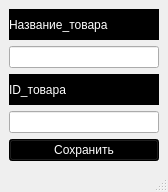
<?xml version="1.0" encoding="UTF-8"?>
<ui version="4.0">
 <class>save_tovar</class>
 <widget class="QMainWindow" name="save_tovar">
  <property name="geometry">
   <rect>
    <x>0</x>
    <y>0</y>
    <width>168</width>
    <height>192</height>
   </rect>
  </property>
  <property name="windowTitle">
   <string>Сохранение</string>
  </property>
  <widget class="QWidget" name="centralwidget">
   <layout class="QVBoxLayout" name="verticalLayout">
    <item>
     <widget class="QLabel" name="label">
      <property name="styleSheet">
       <string notr="true">font: 11pt &quot;Times New Roman&quot;;
background-color: rgb(0, 0, 0);
color: rgb(255, 255, 255);</string>
      </property>
      <property name="text">
       <string>Название_товара</string>
      </property>
     </widget>
    </item>
    <item>
     <widget class="QLineEdit" name="lineEdit">
      <property name="styleSheet">
       <string notr="true">font: 11pt &quot;Times New Roman&quot;;</string>
      </property>
     </widget>
    </item>
    <item>
     <widget class="QLabel" name="label_2">
      <property name="styleSheet">
       <string notr="true">font: 11pt &quot;Times New Roman&quot;;
background-color: rgb(0, 0, 0);
color: rgb(255, 255, 255);</string>
      </property>
      <property name="text">
       <string>ID_товара</string>
      </property>
     </widget>
    </item>
    <item>
     <widget class="QLineEdit" name="lineEdit_2">
      <property name="styleSheet">
       <string notr="true">font: 11pt &quot;Times New Roman&quot;;</string>
      </property>
     </widget>
    </item>
    <item>
     <widget class="QPushButton" name="save">
      <property name="styleSheet">
       <string notr="true">width: 50px;
font: 75 14pt &quot;Times New Roman&quot;;
background-color: rgb(0, 0, 0);
color: rgb(255, 255, 255);</string>
      </property>
      <property name="text">
       <string>Сохранить</string>
      </property>
     </widget>
    </item>
   </layout>
  </widget>
  <widget class="QMenuBar" name="menubar">
   <property name="geometry">
    <rect>
     <x>0</x>
     <y>0</y>
     <width>168</width>
     <height>21</height>
    </rect>
   </property>
  </widget>
  <widget class="QStatusBar" name="statusbar"/>
 </widget>
 <resources/>
 <connections/>
</ui>
